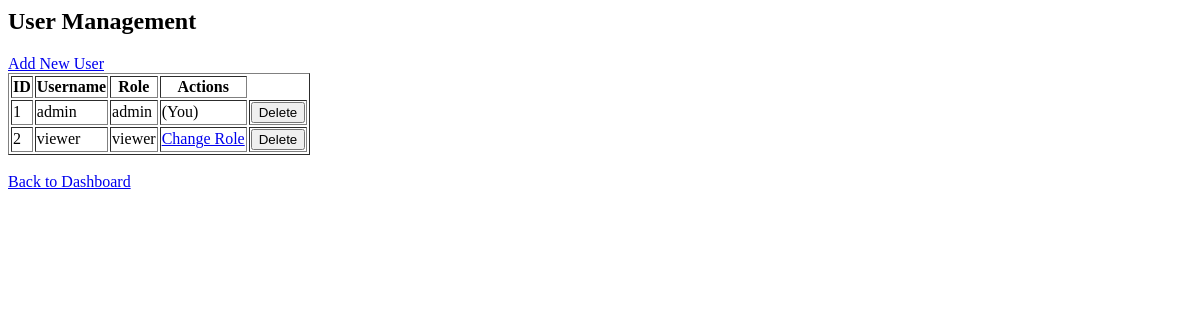
Before: /manage-users (signed in) with the older database file.
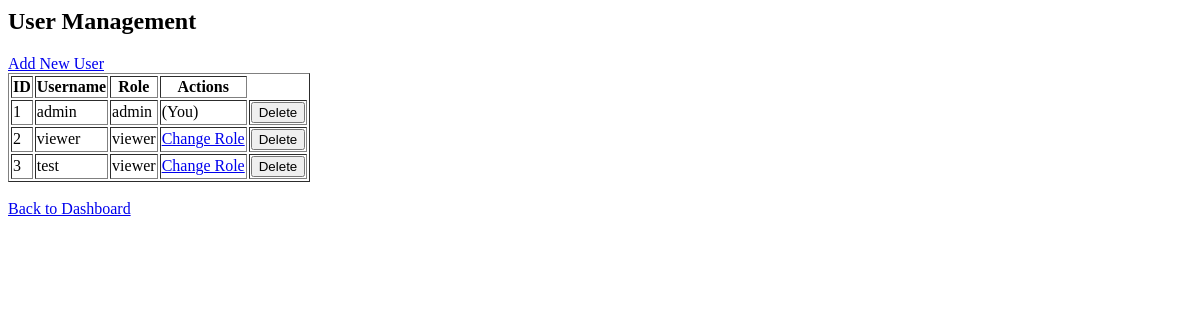
After: the same page with the newer database file.
### mainapp/models.py (models this page shows, shortened)
class User(db.Model, UserMixin):
    id = db.Column(db.Integer, primary_key=True)  # Primary key for each user
    username = db.Column(db.String(80), unique=True, nullable=False)  # Username (unique)
    password = db.Column(db.String(255), nullable=False)  # Hashed password
    role = db.Column(db.String(50), nullable=False, default='viewer')  # User role (Admin, Manager, etc.)

### mainapp/routes.py (the view)
@app_routes.route('/manage-users', methods=["GET", "POST"])
@login_required
@role_required('admin')
def manage_users():
    users = User.query.all()
    return render_template('manage_users.html', users=users)

### mainapp/utils.py (called while the page is built)
def role_required(*roles):
    def wrapper(f):
        @wraps(f)
        def wrapped(*args, **kwargs):
            if not current_user.is_authenticated or current_user.role not in roles:
                abort(403)  # Forbidden
            return f(*args, **kwargs)
        return wrapped
    return wrapper

### templates/manage_users.html (shortened to what this page needs)
<h2>User Management</h2>
<a href="{{ url_for('app_routes.add_user') }}">Add New User</a>
<body>
<table border="1">
  <tr>
    <th>ID</th><th>Username</th><th>Role</th><th>Actions</th>
  </tr>
  {% for user in users %}
  <tr>
    <td>{{ user.id }}</td>
    <td>{{ user.username }}</td>
    <td>{{ user.role }}</td>
    <td>
      {% if user.username != current_user.username %}
        <a href="{{ url_for('app_routes.change_role', user_id=user.id) }}">Change Role</a>
      {% else %}
        (You)
      {% endif %}
    </td>
    <td>
        <form action="{{ url_for('app_routes.delete_user', user_id=user.id) }}" method="POST" style="display:inline">
            <button type="submit" onclick="return confirm('Delete this user?')">Delete</button>
        </form>
    </td>
  </tr>
  {% endfor %}
</table>
<br>
    <a href="{{ url_for('app_routes.dashboard') }}">Back to Dashboard</a>
</body>

Changed rows visible on the page:
added User: id "3", username "test", role "viewer"
